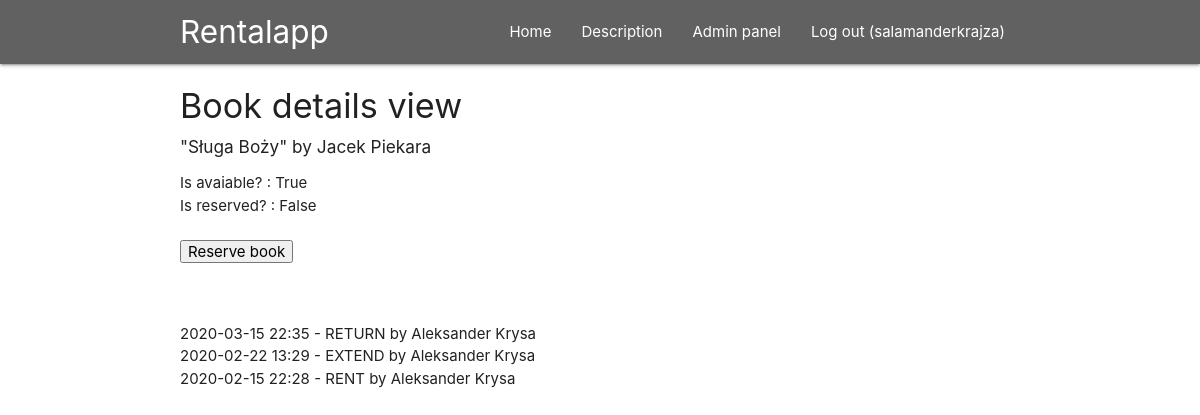
Screenshot of /books/1/ (signed in) with the database file from the repository.
### rentalapp/models.py (models this page shows, shortened)
class Book(models.Model):
    title = models.CharField(max_length=30)
    author = models.ForeignKey(Author, on_delete=models.CASCADE)
    is_avaiable = models.BooleanField(default=True)
    is_reserved = models.BooleanField(default=False)
    def __str__(self):
        return f'"{self.title}" by {self.author}'

class Author(models.Model):
    name = models.CharField(max_length=30)
    secondname = models.CharField(max_length=30, default='')
    surname = models.CharField(max_length=30)
    def __str__(self):
        return f'{self.name} {self.secondname + " " if self.secondname!="" else ""}{self.surname}'

class Order(models.Model):
    user = models.ForeignKey(User, on_delete=models.CASCADE, null=True)
    book = models.ForeignKey(Book, on_delete=models.CASCADE, null=False)
    date = models.DateTimeField()
    end_date = models.DateField(null = True, blank=True)
    action_type = models.ForeignKey(Action, on_delete=models.CASCADE)
    custom_action = models.CharField(max_length = 60, blank = True)

class Action(models.Model):
    action = models.CharField(max_length=60, default='CUSTOM')
    def __str__(self):
        return self.action

### rentalapp/views.py (the view)
# urls.py: path('books/<str:book_id>/', views.book_details, name='book_details'),
def book_details(request, book_id):
    book = Book.objects.get(id=book_id)
    orders = Order.objects.filter(book=book).order_by('-date')
    context = {'book':book, 'orders':orders}
    return render(request, 'rentalapp/book_details.html', context)

### rentalapp/templates/rentalapp/book_details.html (shortened to what this page needs)
{% extends 'base.html' %}
{% block content %}
    <h4>Book details view</h4>
    <h6>{{ book }}</h6>
        <ul>
        <li>Is avaiable? : {{ book.is_avaiable }}</li>
        <li>Is reserved? : {{ book.is_reserved }}</li>
        <br>
        {% if not book.is_reserved %}
        <form action="{% url 'rentalapp:reserve_book' book_id=book.id %}", method="post">
                <button type="submit">Reserve book</button>
        </form>
        <br>
        {% endif %}
        <br>
        {% if user.is_staff %}
            {% for order in orders %}
                <li style="position: relative">
                        {{ order.date|date:'Y-m-d H:i' }} -
                        {{ order.action_type }} by {{ order.user.first_name }} {{ order.user.last_name }}
                </li>
            {% endfor %}
        {% endif %}
        </ul>
{% endblock %}

### templates/base.html (shortened to what this page needs)
{% load static %}
<html lang="en">
<head>
    <link rel="stylesheet" href="https://cdnjs.cloudflare.com/ajax/libs/materialize/1.0.0/css/materialize.min.css">
    <link rel="stylesheet" type="text/css" href="{% static 'styles.css' %}" />
</head>
<body>
    <nav class="grey darken-2">
        <div class="container nav-wrapper">
            <a href="/" class="brand-logo">Rentalapp</a>
            <ul id="nav-mobile" class="right">
                {% if user.is_authenticated %}
                <li><a href="/">Home</a></li>
                <li><a href="{% url 'rentalapp:description' %}">Description</a></li>
                {% if user.is_staff %}
                    <li><a href="{% url 'admin:index' %}">Admin panel</a></li>
                {% endif %}
                <li><a href="{% url 'accounts:logout' %}">Log out ({{ user.get_username }})</a></li>
                {% else %}
                <li><a href="{% url 'accounts:login' %}">Log in</a></li>
                <li><a href="{% url 'accounts:signup' %}">Sign up</a></li>
                {% endif %}
            </ul>
        </div>
    </nav>
    <div class="container">
        {% block content %}
        {% endblock %}
    </div>
</body >
</html>

### rows the page displays
Book: title+author "\"Sługa Boży\" by Jacek Piekara", is_avaiable "True", is_reserved "False"
Order: date "2020-03-15 22:35", action_type "RETURN", user.first_name "Aleksander", user.last_name "Krysa"
Order: date "2020-02-22 13:29", action_type "EXTEND", user.first_name "Aleksander", user.last_name "Krysa"
Order: date "2020-02-15 22:28", action_type "RENT", user.first_name "Aleksander", user.last_name "Krysa"

### other values shown
{{ user.get_username }} "salamanderkrajza"
